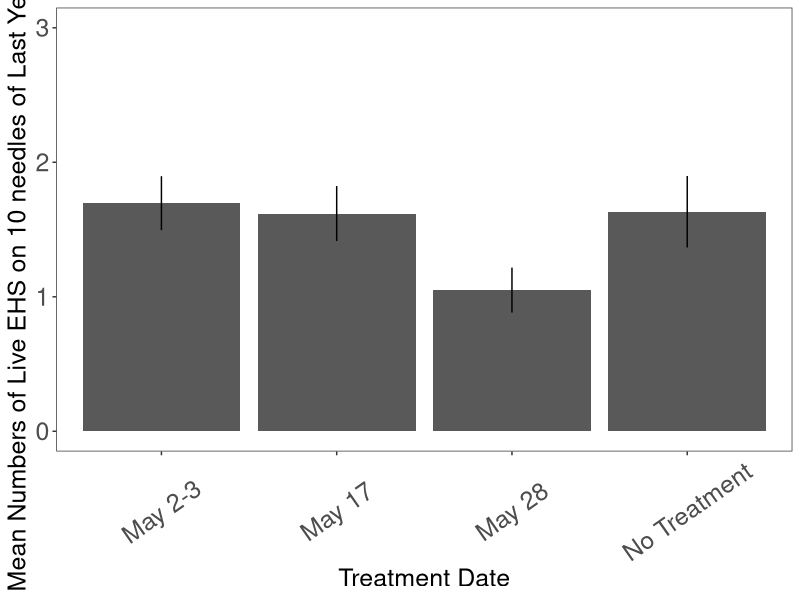
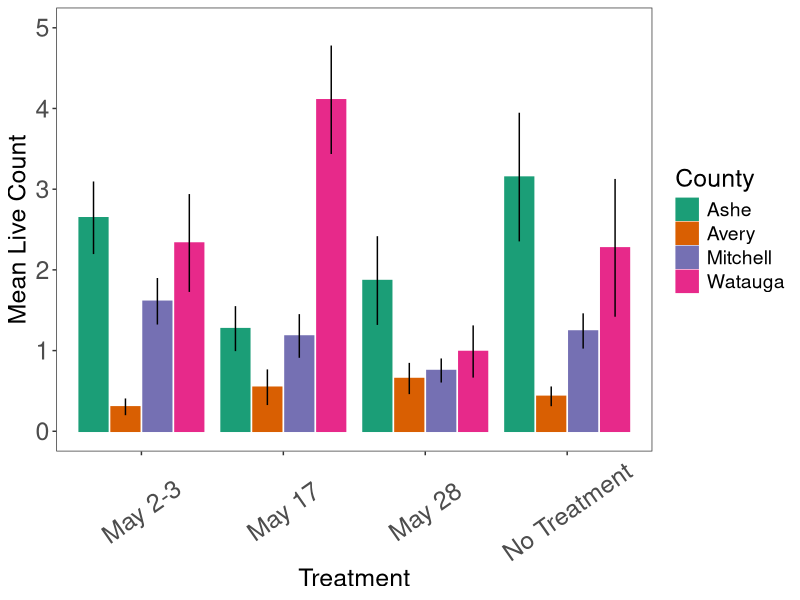
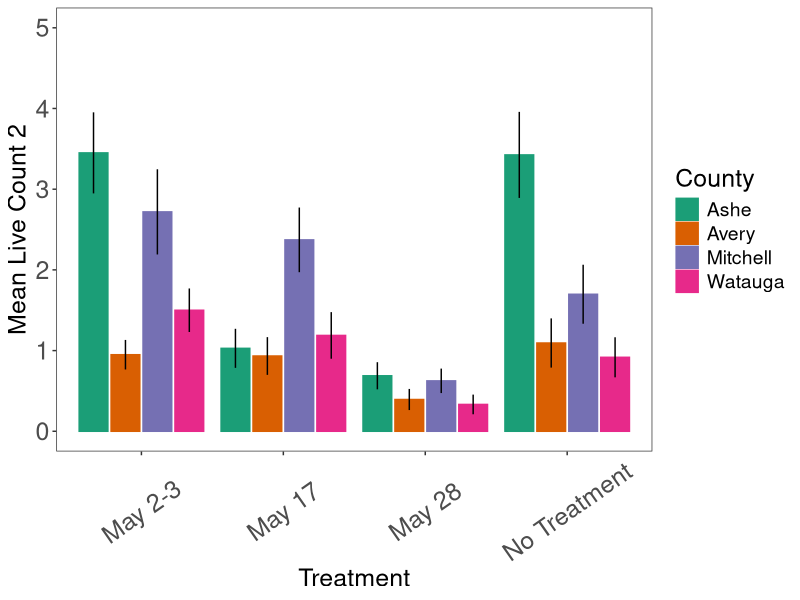
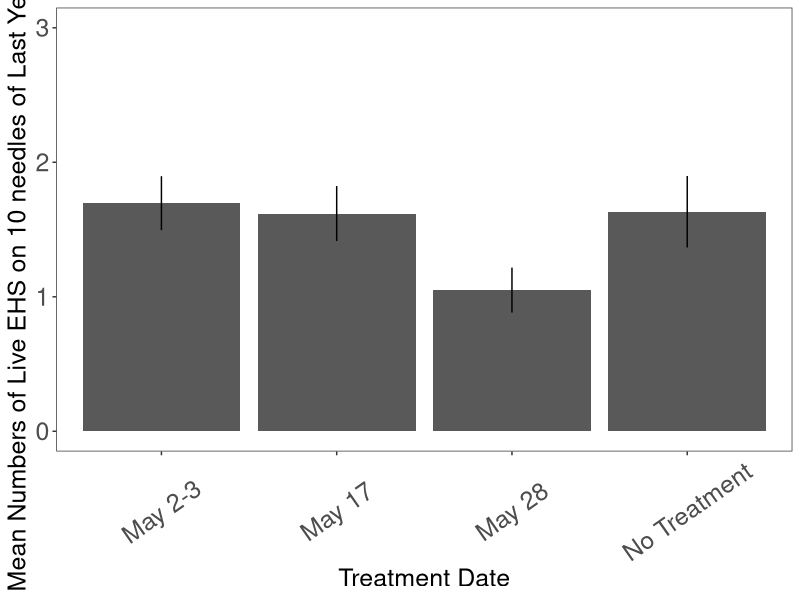
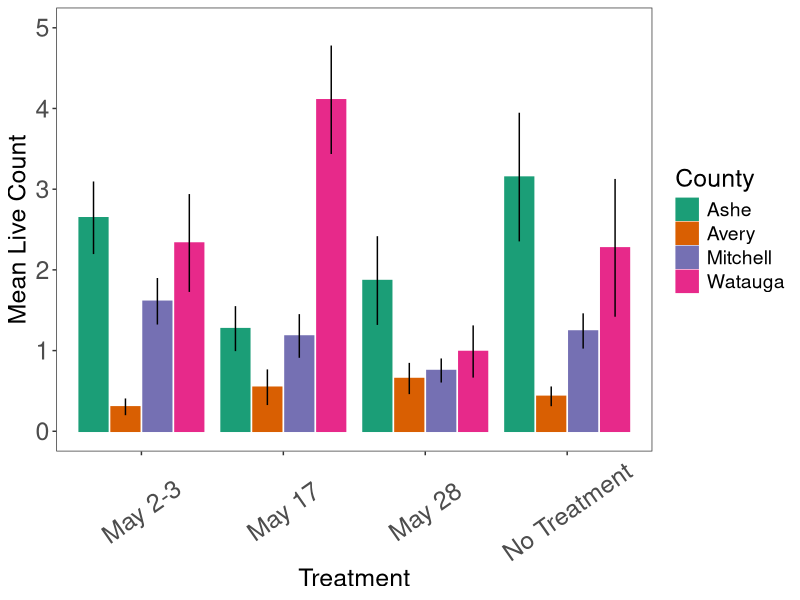
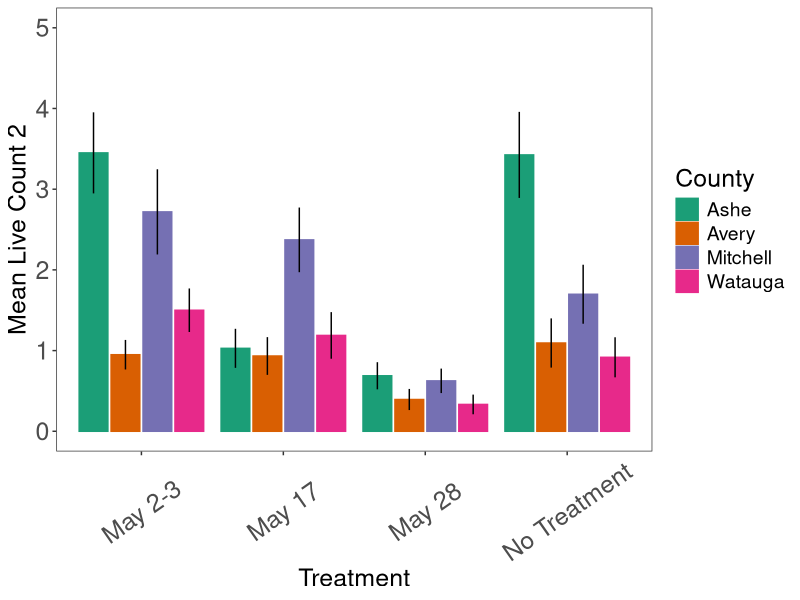

Source code (R) for these figures, in order: (Note: this script raises an error after producing the figures.)
# Load the package, read data, and manipulate
library(dplyr)
library(tidyr)
library(ggplot2)
library(stringr)
library(RColorBrewer)
library(ggthemes)
library(viridis)
library(MASS)
library(lme4)
library(tidyverse)
library(multcomp) 
library(multcompView)


## PREPROCESSING ##

# read in file
scalecount <- read.csv(file="EHS count 2024 v7 (study 1).csv", strip.white=TRUE)
colnames(scalecount) <- c("Label", "County","Twigab","Date","Counter","Livescale1","Deadscale1",
                          "Livescale2","Deadscale2","Livescale3","Deadscale3","Prespara","Presfungus",
                          "Presscalenewgr","encarsia")

#delete columns with no info
scalecount <- scalecount[ -c(16:19) ]

#extract and create new column with treatment
scalecount$Treatment<-
  substring(scalecount$Label, first=4, last=4)

#getting zero and 1s as presence and absence
# parasitism
scalecount$Prespara<-replace(scalecount$Prespara, scalecount$Prespara=="yes", 1)
scalecount$Prespara<-replace(scalecount$Prespara, scalecount$Prespara=="y", 1)
scalecount$Prespara<-replace(scalecount$Prespara, scalecount$Prespara=="Y", 1)
scalecount$Prespara<-replace(scalecount$Prespara, scalecount$Prespara=="", 0)
scalecount$Prespara<-replace(scalecount$Prespara, scalecount$Prespara=="n", 0)
scalecount$Prespara<-replace(scalecount$Prespara, scalecount$Prespara=="N", 0)
scalecount$Prespara<-replace(scalecount$Prespara, scalecount$Prespara=="no", 0)

# scale new growth?
scalecount$Presscalenewgr<-replace(scalecount$Presscalenewgr, scalecount$Presscalenewgr=="yes", 1)
scalecount$Presscalenewgr<-replace(scalecount$Presscalenewgr, scalecount$Presscalenewgr=="y", 1)
scalecount$Presscalenewgr<-replace(scalecount$Presscalenewgr, scalecount$Presscalenewgr=="Y", 1)
scalecount$Presscalenewgr<-replace(scalecount$Presscalenewgr, scalecount$Presscalenewgr=="", 0)
scalecount$Presscalenewgr<-replace(scalecount$Presscalenewgr, scalecount$Presscalenewgr=="n", 0)
scalecount$Presscalenewgr<-replace(scalecount$Presscalenewgr, scalecount$Presscalenewgr=="N", 0)
scalecount$Presscalenewgr<-replace(scalecount$Presscalenewgr, scalecount$Presscalenewgr=="no", 0)

# presence of fungus
scalecount$Presfungus<-replace(scalecount$Presfungus, scalecount$Presfungus=="yes", 1)
scalecount$Presfungus<-replace(scalecount$Presfungus, scalecount$Presfungus=="y", 1)
scalecount$Presfungus<-replace(scalecount$Presfungus, scalecount$Presfungus=="Y", 1)
scalecount$Presfungus<-replace(scalecount$Presfungus, scalecount$Presfungus=="", 0)
scalecount$Presfungus<-replace(scalecount$Presfungus, scalecount$Presfungus=="n", 0)
scalecount$Presfungus<-replace(scalecount$Presfungus, scalecount$Presfungus=="N", 0)
scalecount$Presfungus<-replace(scalecount$Presfungus, scalecount$Presfungus=="no", 0)

# change Treatment and County to factors
scalecount <- scalecount %>% 
  mutate(across(c(Treatment, County), as.factor))

# change counts to numeric
scalecount <- scalecount %>% 
  mutate(across(c(Livescale1, Deadscale1, Livescale2, Deadscale2, Livescale3, Deadscale3), as.numeric))

# Add mean live scale and Mean dead scale columns
scalecount<-scalecount %>% 
  mutate(Meanlivescale = rowMeans(dplyr::select(., Livescale1, Livescale2, Livescale3), na.rm = TRUE))
scalecount<-scalecount %>% 
  mutate(Meandeadscale = rowMeans(dplyr::select(., Deadscale1, Deadscale2, Deadscale3), na.rm = TRUE))

#removing labels that were not collected
scalecount<-scalecount %>% drop_na(Livescale1)


#scalecount has both July and November counts in it

# getting first count- July
# "scalecount1" henceforth refers to July collection
scalecount1 <- subset(scalecount, grepl('July',Date))

# Treatment survival means
tmeans <- scalecount1 %>% 
  group_by(Treatment) %>% 
  dplyr::summarize(
    Mean=round(mean(Meanlivescale, na.rm = T),3),
    sd = sd(Meanlivescale),
    n = n(),
    se = sd / sqrt(n),
    cv = sd/Mean * 100
  )
print(tmeans)


# treatment means as bar plots
labels <- c("May 2-3", "May 17", "May 28", "No Treatment")
Meanlivescale_plot_first <- ggplot(data=tmeans, 
                                   aes(x=Treatment, y=Mean
                                   ), na.rm = T) +
  geom_bar(stat="identity", position = position_dodge2(width = 0.9, preserve = "single"))  +
  geom_errorbar(aes(ymin=Mean-se, ymax=Mean+se), position = position_dodge(0.9), width = 0,
                show.legend = FALSE, color="black") +
  labs(x="Treatment Date", y="Mean Numbers of Live EHS on 10 needles of Last Year's Growth") +
  theme_bw() + 
  theme(panel.grid.major = element_blank(), 
        panel.grid.minor = element_blank(),
        axis.text.x=element_text(angle = 35, vjust = 0.5, size=18), 
        axis.title.x = element_text(size=18),
        axis.title.y=element_text(size=18),
        axis.text.y=element_text(size=18),
        legend.text = element_text(size = 14),
        legend.title = element_text(size = 18)
  )+  ylim(0, 3)+
  scale_fill_brewer(palette = "Dark2")+
  scale_color_brewer(palette = "Dark2") + scale_x_discrete(label = labels)
Meanlivescale_plot_first
ggsave(Meanlivescale_plot_first, file="Meanlivescale_plot_first.pdf", 
       width = 6, height=4)


##


####by county#####
# Treatment survival means for July scale count
tmeans <- scalecount1 %>% 
  group_by(Treatment, County) %>% 
  dplyr::summarize(
    Mean=round(mean(Meanlivescale, na.rm = T),3),
    sd = sd(Meanlivescale),
    n = n(),
    se = sd / sqrt(n),
    cv = sd/Mean * 100
  )
print(tmeans)

#by county
# Treatment survival means for second (November) scale count
scalecount2 <- subset(scalecount, grepl('November', Date))
tmeans_county2 <- scalecount2 %>% 
  group_by(Treatment, County) %>% 
  dplyr::summarize(
    Mean=round(mean(Meanlivescale, na.rm = T),3),
    sd = sd(Meanlivescale),
    n = n(),
    se = sd / sqrt(n),
    cv = sd/Mean * 100
  )
print(tmeans_county2)

# Mean live scale plot by county for July
labels <- c("May 2-3", "May 17", "May 28", "No Treatment")
Meanlivescale_plot_county <- ggplot(data=tmeans, 
                                    aes(x=Treatment, y=Mean, fill=County, colour=County
                                    ), na.rm = T) +
  geom_bar(stat="identity", position = position_dodge2(width = 0.9, preserve = "single"))  +
  geom_errorbar(aes(ymin=Mean-se, ymax=Mean+se), position = position_dodge(0.9), width = 0,
                show.legend = FALSE, color="black") +
  labs(x="Treatment", y="Mean Live Count") +
  theme_bw() + 
  theme(panel.grid.major = element_blank(), 
        panel.grid.minor = element_blank(),
        axis.text.x=element_text(angle = 35, vjust = 0.5, size=18), 
        axis.title.x = element_text(size=18),
        axis.title.y=element_text(size=18),
        axis.text.y=element_text(size=18),
        legend.text = element_text(size = 14),
        legend.title = element_text(size = 18)
  )+  ylim(0, 5)+
  scale_fill_brewer(palette = "Dark2")+
  scale_color_brewer(palette = "Dark2") + scale_x_discrete(label = labels)
Meanlivescale_plot_county

# save as a PDF image July collection 
ggsave(Meanlivescale_plot_county, file="Meanlivescale_plot_county.pdf", 
       width = 6, height=4)

# November collection plot, by county
labels <- c("May 2-3", "May 17", "May 28", "No Treatment")
Meanlivescale_plot_county2 <- ggplot(data=tmeans_county2, 
                                     aes(x=Treatment, y=Mean, fill=County, colour=County
                                     ), na.rm = T) +
  geom_bar(stat="identity", position = position_dodge2(width = 0.9, preserve = "single"))  +
  geom_errorbar(aes(ymin=Mean-se, ymax=Mean+se), position = position_dodge(0.9), width = 0,
                show.legend = FALSE, color="black") +
  labs(x="Treatment", y="Mean Live Count 2") +
  theme_bw() + 
  theme(panel.grid.major = element_blank(), 
        panel.grid.minor = element_blank(),
        axis.text.x=element_text(angle = 35, vjust = 0.5, size=18), 
        axis.title.x = element_text(size=18),
        axis.title.y=element_text(size=18),
        axis.text.y=element_text(size=18),
        legend.text = element_text(size = 14),
        legend.title = element_text(size = 18)
  )+
  ylim(0, 5)+
  scale_fill_brewer(palette = "Dark2")+
  scale_color_brewer(palette = "Dark2") + scale_x_discrete(label = labels)
Meanlivescale_plot_county2

# save as a PDF image  - plot of mean live scale, november collection
ggsave(Meanlivescale_plot_county2, file="Meanlivescale_plot_county2.pdf", 
       width = 6, height=4)


##### ##Kruskal wallace, will use: ####
shapiro.test(scalecount1$Livescale1)
#W = 0.58685, p-value < 2.2e-16 . less than .05, thus data is non normal
#first count:
kruskal.test(Livescale1 ~ Treatment, data = scalecount1)

pairwise.wilcox.test(scalecount1$Livescale1, scalecount1$Treatment,
                     p.adjust.method = "BH")


#second count:
shapiro.test(scalecount2$Livescale1)
#W = 0.65372, p-value < 2.2e-16 less than .05, thus data is non normal
kruskal.test(Livescale1 ~ Treatment, data = scalecount2)

pairwise.wilcox.test(scalecount2$Livescale1, scalecount2$Treatment,
                     p.adjust.method = "BH")


###looking at percentages of parasitized ####

#first count:

#extract and create new column with treatment-
scalecountfung1<-scalecount1


#remove twigs with no scale
# Note: Ask client about meaning of 0 counts!! 
scalecountfung1<-scalecountfung1[rowSums(scalecountfung1[, 6:11] == 0) < 2,]
scalecountfung1<-scalecountfung1 %>% drop_na(Label) #some samples only have one twig, dropping those

# Treatment means - percentage of parasitism in July collection
tmeans1<-scalecountfung1 %>% 
  group_by(Treatment) %>% 
  summarise(
    percent_yes = mean(Prespara == 1),
    percent_yes100 = round(percent_yes*100),
  )

tmeans1$Collection<-"July"
#checking to make sure we are getting the presence absence mean percentage 
#write.csv(scalecountfung1,"~/Downloads/scalecountfung1.csv", row.names = FALSE)

# Convert presence of parasitism to numeric and perform normality check
scalecountfung1$Prespara<-as.numeric(scalecountfung1$Prespara)
shapiro.test(scalecountfung1$Prespara)

#W = 0.58143, p-value < 2.2e-16 . less than .05, thus data is non normal

# perform Kruskal-Wallis test and Wilcox text
#first count:
kruskal.test(Prespara ~ Treatment, data = scalecountfung1)

# Note - cannot compute exact value due to ties
pairwise.wilcox.test(scalecountfung1$Prespara, scalecountfung1$Treatment,
                     p.adjust.method = "BH")

#  1       2     3    4
#  2 0.313 -     -    
#  3 0.161 0.032 -    
#  4 0.766 0.388 0.124

####parasitism just in July plot not used####
labels <- c("May 2-3", "May 17", "May 28", "No Treatment")
scalecountfung1_para_plot <- ggplot(data=tmeans, 
                                    aes(x=Treatment, y=percent_yes100
                                    ), na.rm = T) +
  geom_bar(stat="identity", position = position_dodge2(width = 0.9, preserve = "single"))  +
  geom_errorbar(aes(ymin=Mean-se, ymax=Mean+se), position = position_dodge(0.9), width = 0,
                show.legend = FALSE, color="black") +
  labs(x="Treatment Date", y="Mean Numbers of Live EHS on 10 needles of This Year's Growth in November") +
  theme_bw() + 
  theme(panel.grid.major = element_blank(), 
        panel.grid.minor = element_blank(),
        axis.text.x=element_text(angle = 35, vjust = 0.5, size=18), 
        axis.title.x = element_text(size=18),
        axis.title.y=element_text(size=18),
        axis.text.y=element_text(size=18),
        legend.text = element_text(size = 14),
        legend.title = element_text(size = 18)
  )+
  scale_fill_brewer(palette = "Dark2")+
  scale_color_brewer(palette = "Dark2")  + scale_x_discrete(label = labels)
Meanlivescale_plot_second
ggsave(Meanlivescale_plot_second, file="Parasitism_plot_first.pdf", 
       width = 6, height=4)

#####


#second count (November):

#extract and create new column with treatment-
scalecountfung2<-scalecount2

#remove twigs with no scale and only one twig
# ASK - why remove samples with only one twig?
scalecountfung2<-scalecountfung2[rowSums(scalecountfung2[, 6:11] == 0) < 2,]
scalecountfung2<-scalecountfung2 %>% drop_na(Label) #some samples only have one twig, dropping those

#percentage of parasitism in a group
tmeans2<-scalecountfung2 %>% 
  group_by(Treatment) %>% 
  summarise(
    percent_yes = mean(Prespara == 1),
    percent_yes100 = round(percent_yes*100),
  )

tmeans2$Collection<-"Nov"
scalecountfung2$Prespara<-as.numeric(scalecountfung2$Prespara)

# check normality
shapiro.test(scalecountfung2$Prespara)

#W = 0.58143, p-value < 2.2e-16 . less than .05, thus data is non normal
#first count:
kruskal.test(Prespara ~ Treatment, data = scalecountfung2)

# This one does run! Probably because the 0s were removed?
pairwise.wilcox.test(scalecountfung2$Prespara, scalecountfung2$Treatment,
                     p.adjust.method = "BH")

#1       2     3    
#2 0.256 -     -    
#3 0.021 0.205 -    
#4 0.238 0.885 0.205


# COMBINING DATA

# combine parasitic tables
para_table<-dplyr::bind_rows(tmeans1, tmeans2)

#make plot for parasitism count
# label with treatment dates
labels <- c("May 2-3", "May 17", "May 28", "No Treatment")

para_plot <- ggplot(data=para_table, 
                    aes(x=Treatment, y=percent_yes100, fill=Collection, colour=Collection
                    ), na.rm = T) +
  geom_bar(stat="identity", position = position_dodge2(width = 0.9, preserve = "single"))  +
  labs(x="Treatment", y="Presence Absence Mean Percentage") +
  theme_bw() + 
  theme(panel.grid.major = element_blank(), 
        panel.grid.minor = element_blank(),
        axis.text.x=element_text(angle = 35, vjust = 0.5, size=18), 
        axis.title.x = element_text(size=18),
        axis.title.y=element_text(size=18),
        axis.text.y=element_text(size=18),
        legend.text = element_text(size = 14),
        legend.title = element_text(size = 18)
  )+
  scale_fill_brewer(palette = "Dark2")+
  scale_color_brewer(palette = "Dark2")  + scale_x_discrete(label = labels)
para_plot

ggsave(para_plot, file="Pres_mean_plot.pdf", 
       width = 6, height=10)



####presence of fungi####
#by county

# Treatment survival means - November
tmeans_fungus <- scalecount2 %>% 
  group_by(County) %>% 
  summarise(
    percent_yes = mean(Presfungus == 1),
    percent_yes100 = round(percent_yes*100),
  )
print(tmeans_fungus)

tmeans_fungus_plot <- ggplot(data=tmeans_fungus, 
                             aes(x=County, y=percent_yes100
                             ), na.rm = T) +
  geom_bar(stat="identity", position = position_dodge2(width = 0.9, preserve = "single"))  +
  labs(x="County", y="Mean Presence Percentage of Fungus Infestation") +
  theme_bw() + 
  theme(panel.grid.major = element_blank(), 
        panel.grid.minor = element_blank(),
        axis.text.x=element_text(angle = 35, vjust = 0.5, size=18), 
        axis.title.x = element_text(size=18),
        axis.title.y=element_text(size=18),
        axis.text.y=element_text(size=18),
        legend.text = element_text(size = 14),
        legend.title = element_text(size = 18)
  )+
  scale_fill_brewer(palette = "Dark2")+
  scale_color_brewer(palette = "Dark2") 
tmeans_fungus_plot
ggsave(tmeans_fungus_plot, file="tmeans_fungus_plot.pdf", 
       width = 4, height=6)




scalecount2mitchell <- subset(scalecount2, grepl('Mitchell',County))
scalecount2mitchell<-scalecount2mitchell[rowSums(scalecount2mitchell[, 6:11] == 0) < 2,]
scalecount2mitchell<-scalecount2mitchell %>% drop_na(Label)

tmeans2<-scalecount2mitchell %>% 
  group_by(Treatment) %>% 
  summarise(
    percent_yes = mean(Presfungus == 1),
    percent_yes100 = round(percent_yes*100),
  )

scalecount2mitchell$Prespara<-as.numeric(scalecount2mitchell$Prespara)

#not significant- no difference in fungus among treatments in mitchell county 
kruskal.test(Prespara ~ Treatment, data = scalecount2mitchell)
#Kruskal-Wallis chi-squared = 3.9077, df = 3, p-value = 0.2716
pairwise.wilcox.test(scalecount2mitchell$Prespara, scalecountfung2$Treatment,
                     p.adjust.method = "BH")

######encarsia########

scalecountencar<-scalecount2


#remove twigs with no scale

scalecountencar<-scalecountencar %>% drop_na(encarsia) #some samples only have one twig, dropping those

tmeans <- scalecountencar %>% 
  group_by(Treatment) %>% 
  dplyr::summarize(
    Mean=round(mean(encarsia, na.rm = T),3),
    sd = sd(encarsia),
    n = n(),
    se = sd / sqrt(n),
    cv = sd/Mean * 100
  )
print(tmeans)


labels <- c("May 2-3", "May 17", "May 28", "No Treatment")
scalecountencar_plot <- ggplot(data=tmeans, 
                               aes(x=Treatment, y=Mean
                               ), na.rm = T) +
  geom_bar(stat="identity", position = position_dodge2(width = 0.9, preserve = "single"))  +
  geom_errorbar(aes(ymin=Mean-se, ymax=Mean+se), position = position_dodge(0.9), width = 0,
                show.legend = FALSE, color="black") +
  labs(x="Treatment Date", y="Mean Numbers of Encarsia") +
  theme_bw() + 
  theme(panel.grid.major = element_blank(), 
        panel.grid.minor = element_blank(),
        axis.text.x=element_text(angle = 35, vjust = 0.5, size=18), 
        axis.title.x = element_text(size=18),
        axis.title.y=element_text(size=18),
        axis.text.y=element_text(size=18),
        legend.text = element_text(size = 14),
        legend.title = element_text(size = 18)
  )+
  scale_fill_brewer(palette = "Dark2")+
  scale_color_brewer(palette = "Dark2")  + scale_x_discrete(label = labels)
scalecountencar_plot
ggsave(scalecountencar_plot, file="Encarsia means.pdf", 
       width = 6, height=4)


#scalecountfung2$Prespara<-as.numeric(scalecountfung2$Prespara)
shapiro.test(scalecountencar$encarsia)

#W = 0.64279, p-value < 2.2e-16 not normal
kruskal.test(encarsia ~ Treatment, data = scalecountencar)
#Kruskal-Wallis chi-squared = 10.057, df = 3, p-value = 0.01809 significant

pairwise.wilcox.test(scalecountencar$encarsia, scalecountencar$Treatment,
                     p.adjust.method = "BH")
#1         2      3     
#2 0.4788 -      -     
#3 0.3075 0.7669 -     
#4 0.1603 0.1114 0.0065
